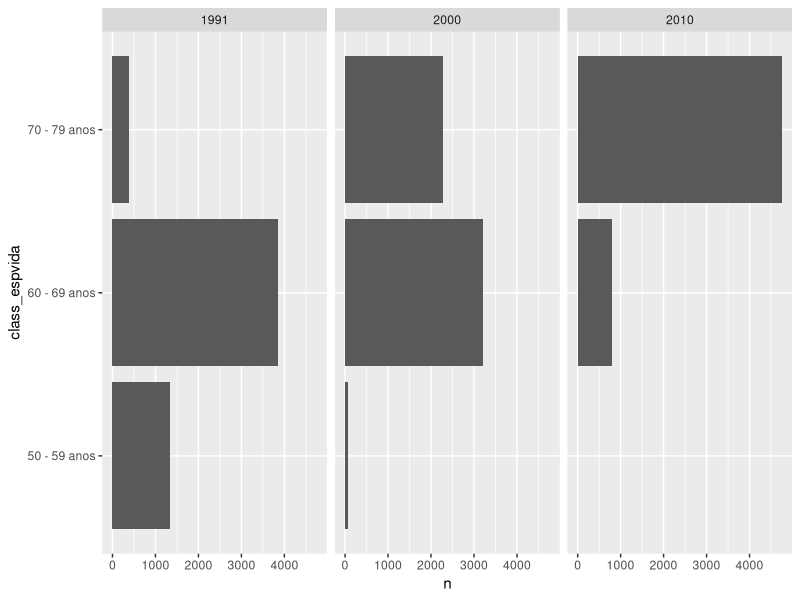

Write R code to recreate this figure.
## ---- chunk 1
library(tidyverse)
## ---- chunk 2
dados_pnud <- read_csv2("../dados/base_pnud_min.csv")
## ---- chunk 3
dicionario_pnud <- read_csv2("../dados/dicionario_base_pnud_min.csv")
dicionario_pnud  |> knitr::kable()
## ---- chunk 4
glimpse(dados_pnud)
## ---- chunk 5
names(dados_pnud)
## ---- chunk 6
select(dados_pnud, muni_nm)
## ---- chunk 7
select(dados_pnud, muni_nm, uf_sigla, pop)
## ---- chunk 8
select(dados_pnud, uf_sigla, muni_nm, pop)
## ---- chunk 9
select(dados_pnud, muni_nm:regiao_nm)
## ---- chunk 10
select(dados_pnud, -muni_id)
## ---- chunk 11
arrange(dados_pnud, pop)
## ---- chunk 12
arrange(dados_pnud, desc(pop))
## ---- chunk 13
arrange(dados_pnud, desc(ano), desc(pop))
## ---- chunk 14
arrange(dados_pnud, muni_nm)
## ---- chunk 15
# forma 1
base_selecionada <- select(dados_pnud, ano, uf_sigla,  muni_nm, pop)
arrange(base_selecionada, ano, pop)

# forma 2
arrange(select(dados_pnud, ano, uf_sigla,  muni_nm, pop), ano, pop)
## ---- chunk 16
dados_pnud |> 
  select(ano, uf_sigla,  muni_nm, pop) |> 
  arrange(ano, pop)
## ---- chunk 17
distinct(dados_pnud, ano)
unique(dados_pnud$ano)
## ---- chunk 18
distinct(dados_pnud, uf_sigla)
unique(dados_pnud$uf_sigla)
## ---- chunk 19
# == significa: uma coisa é igual a outra?
x <- 1

# Teste com resultado verdadeiro
x == 1

# Teste com resultado falso
x == 2
## ---- chunk 20
dados_pnud %>% 
  filter(ano == 2010) 
## ---- chunk 21
dados_pnud %>% 
  filter(ano == 2010, uf_sigla == "SP") 
## ---- chunk 22
x <-1
# maior que 
x > 3
x > 0
# menor que
x < 3
x < 0


x > 1
x >= 1 # Maior ou igual à

x < 1
x <= 1 # menor ou igual à 

## ---- chunk 23
dados_pnud |> 
  filter(ano == 2010, pop >= 1000000) |> 
  arrange(desc(pop))
## ---- chunk 24
# != significa diferente de:
x != 2
x != 1
## ---- chunk 25
dados_pnud |> 
  filter(ano != 1991)
## ---- chunk 26
# operador %in%
x %in% c(1, 2, 3)
x %in% c(2, 3, 4)
## ---- chunk 27
dados_pnud |> 
  filter(uf_sigla %in% c("SP", "RJ"))
## ---- chunk 28
x <- 5
x >= 3 & x <=7
# TRUE & TRUE = TRUE


y <- 2
y >= 3 & y <= 7
# FALSE & TRUE = FALSE
## ---- chunk 29
dados_pnud %>% 
  filter(ano == 2010 & uf_sigla == "SP") 
## ---- chunk 30
y <- 2
y >= 3
y <= 7

y >= 3 | y <= 7

y >= 3 | y <= 0
## ---- chunk 31
dados_pnud %>% 
  filter(ano == 2010 | uf_sigla == "SP") 
## ---- chunk 32
!TRUE

!FALSE
## ---- chunk 33
dados_pnud |> 
  filter(!uf_sigla %in% c("SP", "RJ"))
## ---- chunk 34
df <- tibble(x = c(1, 2, 3, NA))
df

filter(df, x > 1)

# manter os NAs!
filter(df, x > 1 | is.na(x))
## ---- chunk 35
df %>% 
  filter(!is.na(x))

# o código anterior é equivalente à 
df %>% 
  drop_na(x)
## ---- chunk 36
textos <- c("a", "aa", "abc", "bc", "A", NA)
textos

str_detect(textos, pattern =  "a")
## ---- chunk 37
dados_pnud |> 
  filter(str_detect(muni_nm, "SÃO"))
## ---- chunk 38
dados_pnud |> 
  filter(str_detect(muni_nm, "SÃO|São")) 
## ---- chunk 39
dados_pnud |> 
  mutate(pop = pop/1000)
## ---- chunk 40
dados_pnud |> 
  mutate(pop_mil = pop/1000)
## ---- chunk 41
dados_pnud |> 
  mutate(espvida = round(espvida, 1))
## ---- chunk 42
dados_pnud %>%
  select(ano, uf_sigla, muni_nm, espvida) |>
  mutate(maior_que_a_media_espvida  =
           ifelse(espvida >= mean(dados_pnud$espvida),
                  "Sim", "Não")) 
## ---- chunk 43
dados_classificados_por_espvida <- dados_pnud %>%
  select(ano, uf_sigla, muni_nm, espvida) |>
  mutate(class_espvida  = case_when(
    espvida >= 50 & espvida < 60 ~ "50 - 59 anos",
    espvida >= 60 & espvida < 70 ~ "60 - 69 anos",
    espvida >= 70 & espvida < 80 ~ "70 - 79 anos",
  ))
## ---- chunk 44
dados_classificados_por_espvida |> 
  count(ano, class_espvida) |> 
  ggplot() +
  aes(y = class_espvida, x = n) +
  geom_col() +
  facet_wrap(vars(ano))
## ---- chunk 45
dados_pnud |> 
  summarise(media_espvida = mean(espvida))
## ---- chunk 46
dados_pnud |> 
  group_by(ano)
## ---- chunk 47
dados_pnud |> 
  group_by(ano) |> 
  summarise(media_espvida = mean(espvida))
## ---- chunk 48
dados_pnud |> 
  group_by(ano) |> 
  summarise(media_espvida = mean(espvida), 
            mediana_espvida = median(espvida),
            variancia_espvida = var(espvida),
            desvio_padrao_espvida = sd(espvida),
            min_espvida = min(espvida),
            max_espvida = max(espvida),
            quant_muni = n())
## ---- chunk 49
dados_classificados_por_espvida |> 
  count(ano)

dados_classificados_por_espvida |> 
  count(ano, class_espvida)
